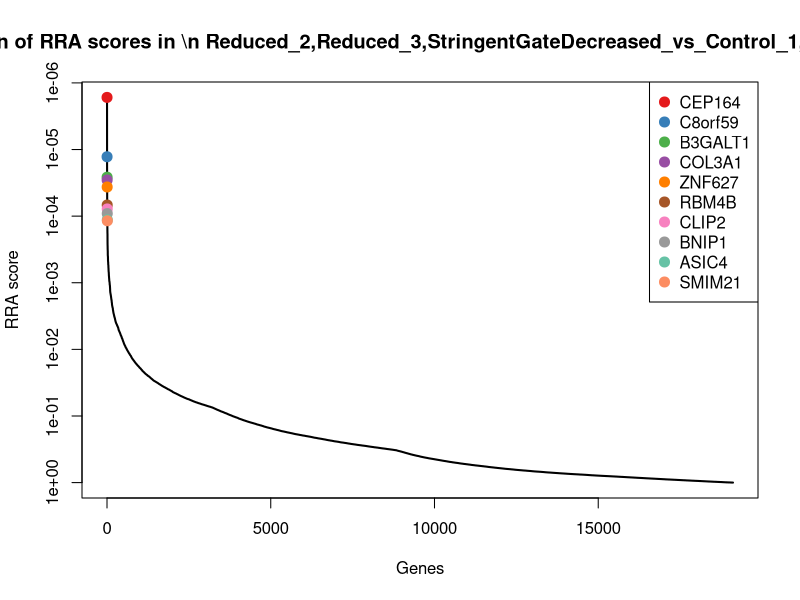
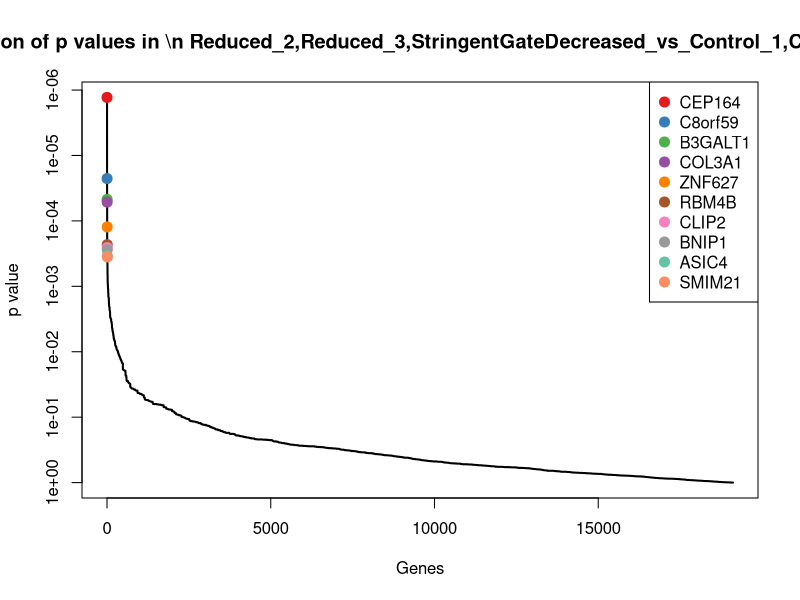
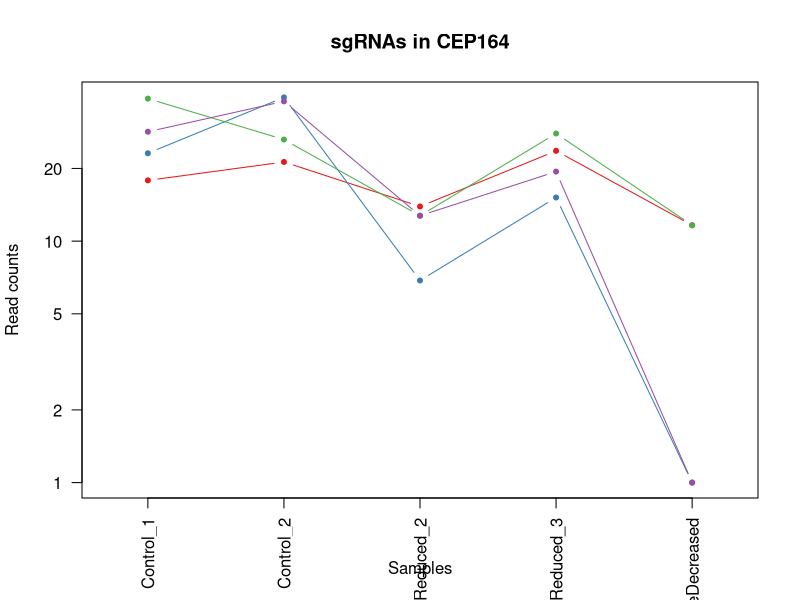
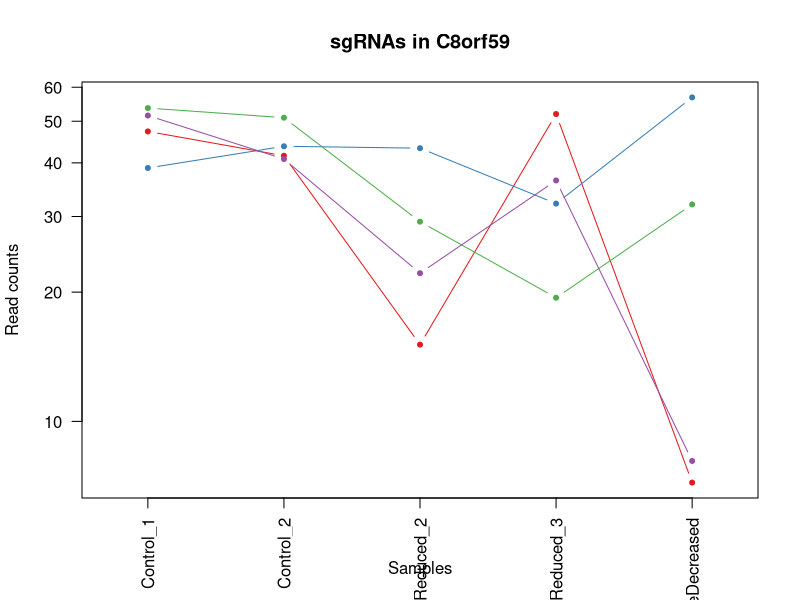
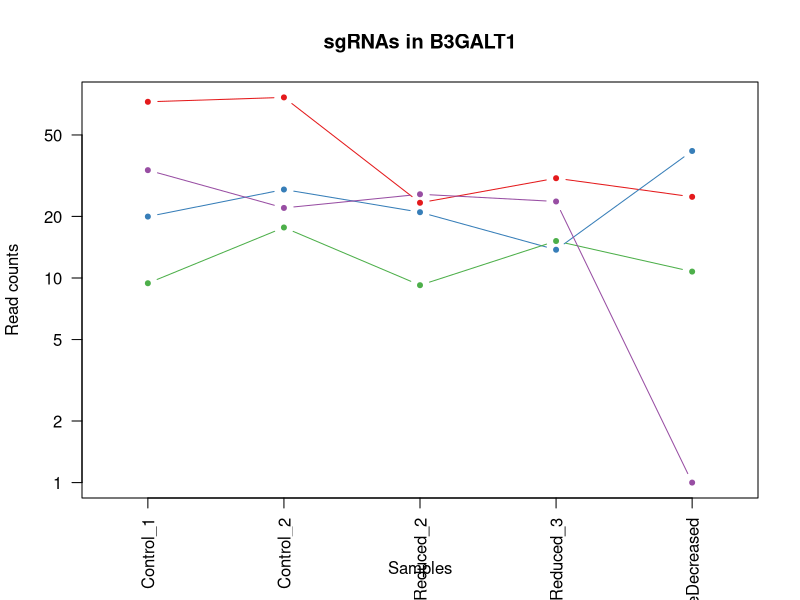
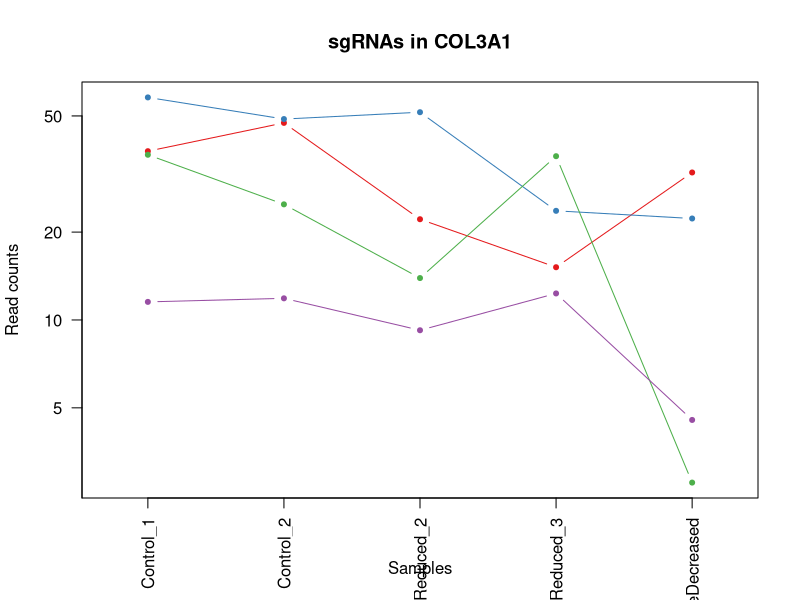
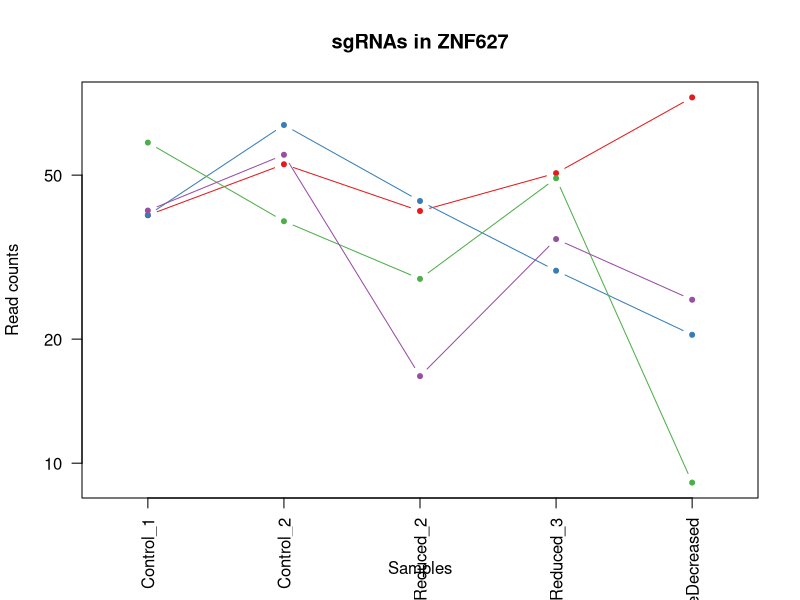
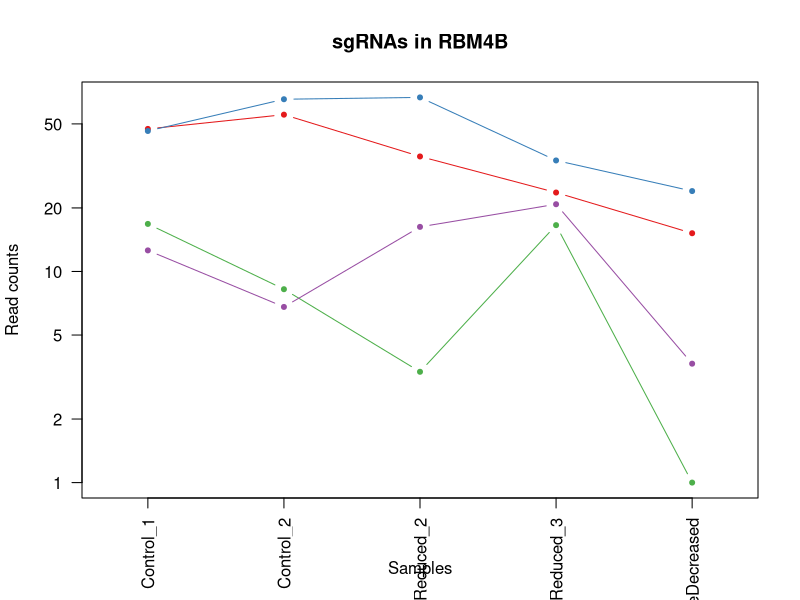

R code for these plots, in order: (Note: this script raises an error after producing the figures.)
pdf(file='mageck_translation_reduced.pdf',width=4.5,height=4.5);
gstable=read.table('mageck_translation_reduced.gene_summary.txt',header=T)
# 
#
# parameters
# Do not modify the variables beginning with "__"

# gstablename='__GENE_SUMMARY_FILE__'
startindex=3
# outputfile='__OUTPUT_FILE__'
targetgenelist=c("CEP164","C8orf59","B3GALT1","COL3A1","ZNF627","RBM4B","CLIP2","BNIP1","ASIC4","SMIM21")
# samplelabel=sub('.\\w+.\\w+$','',colnames(gstable)[startindex]);
samplelabel='Reduced_2,Reduced_3,StringentGateDecreased_vs_Control_1,Control_2 neg.'


# You need to write some codes in front of this code:
# gstable=read.table(gstablename,header=T)
# pdf(file=outputfile,width=6,height=6)


# set up color using RColorBrewer
#library(RColorBrewer)
#colors <- brewer.pal(length(targetgenelist), "Set1")

colors=c( "#E41A1C", "#377EB8", "#4DAF4A", "#984EA3", "#FF7F00",  "#A65628", "#F781BF",
          "#999999", "#66C2A5", "#FC8D62", "#8DA0CB", "#E78AC3", "#A6D854", "#FFD92F", "#E5C494", "#B3B3B3", 
          "#8DD3C7", "#FFFFB3", "#BEBADA", "#FB8072", "#80B1D3", "#FDB462", "#B3DE69", "#FCCDE5",
          "#D9D9D9", "#BC80BD", "#CCEBC5", "#FFED6F")

######
# function definition

plotrankedvalues<-function(val, tglist, ...){
  
  plot(val,log='y',ylim=c(max(val),min(val)),type='l',lwd=2, ...)
  if(length(tglist)>0){
    for(i in 1:length(tglist)){
      targetgene=tglist[i];
      tx=which(names(val)==targetgene);ty=val[targetgene];
      points(tx,ty,col=colors[(i %% length(colors)) ],cex=2,pch=20)
      # text(tx+50,ty,targetgene,col=colors[i])
    }
    legend('topright',tglist,pch=20,pt.cex = 2,cex=1,col=colors)
  }
}



plotrandvalues<-function(val,targetgenelist, ...){
  # choose the one with the best distance distribution
  
  mindiffvalue=0;
  randval=val;
  for(i in 1:20){
    randval0=sample(val)
    vindex=sort(which(names(randval0) %in% targetgenelist))
    if(max(vindex)>0.9*length(val)){
      # print('pass...')
      next;
    }
    mindiffind=min(diff(vindex));
    if (mindiffind > mindiffvalue){
      mindiffvalue=mindiffind;
      randval=randval0;
      # print(paste('Diff: ',mindiffvalue))
    }
  }
  plot(randval,log='y',ylim=c(max(randval),min(randval)),pch=20,col='grey', ...)
  
  if(length(targetgenelist)>0){
    for(i in 1:length(targetgenelist)){
      targetgene=targetgenelist[i];
      tx=which(names(randval)==targetgene);ty=randval[targetgene];
      points(tx,ty,col=colors[(i %% length(colors)) ],cex=2,pch=20)
      text(tx+50,ty,targetgene,col=colors[i])
    }
  }
  
}




# set.seed(1235)



pvec=gstable[,startindex]
names(pvec)=gstable[,'id']
pvec=sort(pvec);

plotrankedvalues(pvec,targetgenelist,xlab='Genes',ylab='RRA score',main=paste('Distribution of RRA scores in \\n',samplelabel))

# plotrandvalues(pvec,targetgenelist,xlab='Genes',ylab='RRA score',main=paste('Distribution of RRA scores in \\n',samplelabel))


pvec=gstable[,startindex+1]
names(pvec)=gstable[,'id']
pvec=sort(pvec);

plotrankedvalues(pvec,targetgenelist,xlab='Genes',ylab='p value',main=paste('Distribution of p values in \\n',samplelabel))

# plotrandvalues(pvec,targetgenelist,xlab='Genes',ylab='p value',main=paste('Distribution of p values in \\n',samplelabel))



# you need to write after this code:
# dev.off()






# parameters
# Do not modify the variables beginning with "__"
targetmat=list(c(16.851844130518856,20.273874694638316,12.91707311268858,22.654098608988242,10.632117672752393),c(22.118045421306,38.375548529136815,5.8713968694039,14.158811630617652,0.0),c(37.916649293667426,25.342343368297897,11.7427937388078,26.90174209817354,10.632117672752393),c(27.38424671209314,36.927414622376936,11.7427937388078,18.406455119802946,0.0))
targetgene="CEP164"
collabel=c("Control_1","Control_2","Reduced_2","Reduced_3","StringentGateDecreased")

# set up color using RColorBrewer
#library(RColorBrewer)
#colors <- brewer.pal(length(targetgenelist), "Set1")

colors=c( "#E41A1C", "#377EB8", "#4DAF4A", "#984EA3", "#FF7F00",  "#A65628", "#F781BF",
          "#999999", "#66C2A5", "#FC8D62", "#8DA0CB", "#E78AC3", "#A6D854", "#FFD92F", "#E5C494", "#B3B3B3", 
          "#8DD3C7", "#FFFFB3", "#BEBADA", "#FB8072", "#80B1D3", "#FDB462", "#B3DE69", "#FCCDE5",
          "#D9D9D9", "#BC80BD", "#CCEBC5", "#FFED6F")


## code

targetmatvec=unlist(targetmat)+1
yrange=range(targetmatvec[targetmatvec>0]);
# yrange[1]=1; # set the minimum value to 1
for(i in 1:length(targetmat)){
  vali=targetmat[[i]]+1;
  if(i==1){
    plot(1:length(vali),vali,type='b',las=1,pch=20,main=paste('sgRNAs in',targetgene),ylab='Read counts',xlab='Samples',xlim=c(0.7,length(vali)+0.3),ylim = yrange,col=colors[(i %% length(colors))],xaxt='n',log='y')
    axis(1,at=1:length(vali),labels=(collabel),las=2)
    # lines(0:100,rep(1,101),col='black');
  }else{
    lines(1:length(vali),vali,type='b',pch=20,col=colors[(i %% length(colors))])
  }
}




# parameters
# Do not modify the variables beginning with "__"
targetmat=list(c(46.342571358926854,40.54774938927663,14.09135248656936,50.97172187022355,6.2020686424388956),c(37.916649293667426,42.71995024941645,42.274057459708075,31.149385587358832,55.81861778195006),c(52.66201290787143,49.960619783215854,28.18270497313872,18.406455119802946,31.010343212194478),c(50.55553239155657,39.82368243589669,21.137028729854038,35.39702907654413,7.088078448501595))
targetgene="C8orf59"
collabel=c("Control_1","Control_2","Reduced_2","Reduced_3","StringentGateDecreased")

# set up color using RColorBrewer
#library(RColorBrewer)
#colors <- brewer.pal(length(targetgenelist), "Set1")

colors=c( "#E41A1C", "#377EB8", "#4DAF4A", "#984EA3", "#FF7F00",  "#A65628", "#F781BF",
          "#999999", "#66C2A5", "#FC8D62", "#8DA0CB", "#E78AC3", "#A6D854", "#FFD92F", "#E5C494", "#B3B3B3", 
          "#8DD3C7", "#FFFFB3", "#BEBADA", "#FB8072", "#80B1D3", "#FDB462", "#B3DE69", "#FCCDE5",
          "#D9D9D9", "#BC80BD", "#CCEBC5", "#FFED6F")


## code

targetmatvec=unlist(targetmat)+1
yrange=range(targetmatvec[targetmatvec>0]);
# yrange[1]=1; # set the minimum value to 1
for(i in 1:length(targetmat)){
  vali=targetmat[[i]]+1;
  if(i==1){
    plot(1:length(vali),vali,type='b',las=1,pch=20,main=paste('sgRNAs in',targetgene),ylab='Read counts',xlab='Samples',xlim=c(0.7,length(vali)+0.3),ylim = yrange,col=colors[(i %% length(colors))],xaxt='n',log='y')
    axis(1,at=1:length(vali),labels=(collabel),las=2)
    # lines(0:100,rep(1,101),col='black');
  }else{
    lines(1:length(vali),vali,type='b',pch=20,col=colors[(i %% length(colors))])
  }
}




# parameters
# Do not modify the variables beginning with "__"
targetmat=list(c(71.62033755470515,75.30296315151375,22.31130810373482,29.733504424297067,23.922264763692883),c(18.958324646833713,26.066410321677836,19.96274935597326,12.742930467555887,40.756451078884176),c(8.425922065259428,16.653539927738617,8.21995561716546,14.158811630617652,9.746107866689693),c(32.65044800288028,20.997941648018255,24.65986685149638,22.654098608988242,0.0))
targetgene="B3GALT1"
collabel=c("Control_1","Control_2","Reduced_2","Reduced_3","StringentGateDecreased")

# set up color using RColorBrewer
#library(RColorBrewer)
#colors <- brewer.pal(length(targetgenelist), "Set1")

colors=c( "#E41A1C", "#377EB8", "#4DAF4A", "#984EA3", "#FF7F00",  "#A65628", "#F781BF",
          "#999999", "#66C2A5", "#FC8D62", "#8DA0CB", "#E78AC3", "#A6D854", "#FFD92F", "#E5C494", "#B3B3B3", 
          "#8DD3C7", "#FFFFB3", "#BEBADA", "#FB8072", "#80B1D3", "#FDB462", "#B3DE69", "#FCCDE5",
          "#D9D9D9", "#BC80BD", "#CCEBC5", "#FFED6F")


## code

targetmatvec=unlist(targetmat)+1
yrange=range(targetmatvec[targetmatvec>0]);
# yrange[1]=1; # set the minimum value to 1
for(i in 1:length(targetmat)){
  vali=targetmat[[i]]+1;
  if(i==1){
    plot(1:length(vali),vali,type='b',las=1,pch=20,main=paste('sgRNAs in',targetgene),ylab='Read counts',xlab='Samples',xlim=c(0.7,length(vali)+0.3),ylim = yrange,col=colors[(i %% length(colors))],xaxt='n',log='y')
    axis(1,at=1:length(vali),labels=(collabel),las=2)
    # lines(0:100,rep(1,101),col='black');
  }else{
    lines(1:length(vali),vali,type='b',pch=20,col=colors[(i %% length(colors))])
  }
}




# parameters
# Do not modify the variables beginning with "__"
targetmat=list(c(36.863409035509996,46.34028501631615,21.137028729854038,14.158811630617652,31.010343212194478),c(56.874973940501135,47.78841892307603,50.494013076873536,22.654098608988242,21.264235345504787),c(35.81016877735257,23.894209461538015,12.91707311268858,35.39702907654413,1.7720196121253988),c(10.532402581574285,10.861004300699099,8.21995561716546,11.327049304494121,3.5440392242507976))
targetgene="COL3A1"
collabel=c("Control_1","Control_2","Reduced_2","Reduced_3","StringentGateDecreased")

# set up color using RColorBrewer
#library(RColorBrewer)
#colors <- brewer.pal(length(targetgenelist), "Set1")

colors=c( "#E41A1C", "#377EB8", "#4DAF4A", "#984EA3", "#FF7F00",  "#A65628", "#F781BF",
          "#999999", "#66C2A5", "#FC8D62", "#8DA0CB", "#E78AC3", "#A6D854", "#FFD92F", "#E5C494", "#B3B3B3", 
          "#8DD3C7", "#FFFFB3", "#BEBADA", "#FB8072", "#80B1D3", "#FDB462", "#B3DE69", "#FCCDE5",
          "#D9D9D9", "#BC80BD", "#CCEBC5", "#FFED6F")


## code

targetmatvec=unlist(targetmat)+1
yrange=range(targetmatvec[targetmatvec>0]);
# yrange[1]=1; # set the minimum value to 1
for(i in 1:length(targetmat)){
  vali=targetmat[[i]]+1;
  if(i==1){
    plot(1:length(vali),vali,type='b',las=1,pch=20,main=paste('sgRNAs in',targetgene),ylab='Read counts',xlab='Samples',xlim=c(0.7,length(vali)+0.3),ylim = yrange,col=colors[(i %% length(colors))],xaxt='n',log='y')
    axis(1,at=1:length(vali),labels=(collabel),las=2)
    # lines(0:100,rep(1,101),col='black');
  }else{
    lines(1:length(vali),vali,type='b',pch=20,col=colors[(i %% length(colors))])
  }
}




# parameters
# Do not modify the variables beginning with "__"
targetmat=list(c(38.969889551824856,52.13282064335567,39.92549871194652,49.55584070716178,76.19684332139215),c(38.969889551824856,65.16602580419459,42.274057459708075,28.317623261235305,19.492215733379386),c(58.981454456815996,37.651481575756875,27.00842559925794,48.139959544100016,7.974088254564295),c(40.02312980998228,55.02908845687543,15.265631860450139,33.98114791348236,23.922264763692883))
targetgene="ZNF627"
collabel=c("Control_1","Control_2","Reduced_2","Reduced_3","StringentGateDecreased")

# set up color using RColorBrewer
#library(RColorBrewer)
#colors <- brewer.pal(length(targetgenelist), "Set1")

colors=c( "#E41A1C", "#377EB8", "#4DAF4A", "#984EA3", "#FF7F00",  "#A65628", "#F781BF",
          "#999999", "#66C2A5", "#FC8D62", "#8DA0CB", "#E78AC3", "#A6D854", "#FFD92F", "#E5C494", "#B3B3B3", 
          "#8DD3C7", "#FFFFB3", "#BEBADA", "#FB8072", "#80B1D3", "#FDB462", "#B3DE69", "#FCCDE5",
          "#D9D9D9", "#BC80BD", "#CCEBC5", "#FFED6F")


## code

targetmatvec=unlist(targetmat)+1
yrange=range(targetmatvec[targetmatvec>0]);
# yrange[1]=1; # set the minimum value to 1
for(i in 1:length(targetmat)){
  vali=targetmat[[i]]+1;
  if(i==1){
    plot(1:length(vali),vali,type='b',las=1,pch=20,main=paste('sgRNAs in',targetgene),ylab='Read counts',xlab='Samples',xlim=c(0.7,length(vali)+0.3),ylim = yrange,col=colors[(i %% length(colors))],xaxt='n',log='y')
    axis(1,at=1:length(vali),labels=(collabel),las=2)
    # lines(0:100,rep(1,101),col='black');
  }else{
    lines(1:length(vali),vali,type='b',pch=20,col=colors[(i %% length(colors))])
  }
}




# parameters
# Do not modify the variables beginning with "__"
targetmat=list(c(46.342571358926854,54.30502150349549,34.05410184254262,22.654098608988242,14.17615689700319),c(45.289331100769424,64.44195885081464,65.75964493732369,32.5652667504206,23.036254957630184),c(15.798603872361427,7.240669533799399,2.34855874776156,15.574692793679416,0.0),c(11.585642839731713,5.792535627039519,15.265631860450139,19.82233628286471,2.6580294181880983))
targetgene="RBM4B"
collabel=c("Control_1","Control_2","Reduced_2","Reduced_3","StringentGateDecreased")

# set up color using RColorBrewer
#library(RColorBrewer)
#colors <- brewer.pal(length(targetgenelist), "Set1")

colors=c( "#E41A1C", "#377EB8", "#4DAF4A", "#984EA3", "#FF7F00",  "#A65628", "#F781BF",
          "#999999", "#66C2A5", "#FC8D62", "#8DA0CB", "#E78AC3", "#A6D854", "#FFD92F", "#E5C494", "#B3B3B3", 
          "#8DD3C7", "#FFFFB3", "#BEBADA", "#FB8072", "#80B1D3", "#FDB462", "#B3DE69", "#FCCDE5",
          "#D9D9D9", "#BC80BD", "#CCEBC5", "#FFED6F")


## code

targetmatvec=unlist(targetmat)+1
yrange=range(targetmatvec[targetmatvec>0]);
# yrange[1]=1; # set the minimum value to 1
for(i in 1:length(targetmat)){
  vali=targetmat[[i]]+1;
  if(i==1){
    plot(1:length(vali),vali,type='b',las=1,pch=20,main=paste('sgRNAs in',targetgene),ylab='Read counts',xlab='Samples',xlim=c(0.7,length(vali)+0.3),ylim = yrange,col=colors[(i %% length(colors))],xaxt='n',log='y')
    axis(1,at=1:length(vali),labels=(collabel),las=2)
    # lines(0:100,rep(1,101),col='black');
  }else{
    lines(1:length(vali),vali,type='b',pch=20,col=colors[(i %% length(colors))])
  }
}




# parameters
# Do not modify the variables beginning with "__"
targetmat=list(c(50.55553239155657,44.89215110955627,9.39423499104624,35.39702907654413,9.746107866689693),c(43.18285058445457,31.858945948717356,21.137028729854038,41.06055372879119,32.782362824319875),c(20.01156490499114,8.688803440559278,15.265631860450139,11.327049304494121,12.404137284877791),c(25.277766195778284,20.273874694638316,18.78846998209248,31.149385587358832,0.0))
targetgene="CLIP2"
collabel=c("Control_1","Control_2","Reduced_2","Reduced_3","StringentGateDecreased")

# set up color using RColorBrewer
#library(RColorBrewer)
#colors <- brewer.pal(length(targetgenelist), "Set1")

colors=c( "#E41A1C", "#377EB8", "#4DAF4A", "#984EA3", "#FF7F00",  "#A65628", "#F781BF",
          "#999999", "#66C2A5", "#FC8D62", "#8DA0CB", "#E78AC3", "#A6D854", "#FFD92F", "#E5C494", "#B3B3B3", 
          "#8DD3C7", "#FFFFB3", "#BEBADA", "#FB8072", "#80B1D3", "#FDB462", "#B3DE69", "#FCCDE5",
          "#D9D9D9", "#BC80BD", "#CCEBC5", "#FFED6F")


## code

targetmatvec=unlist(targetmat)+1
yrange=range(targetmatvec[targetmatvec>0]);
# yrange[1]=1; # set the minimum value to 1
for(i in 1:length(targetmat)){
  vali=targetmat[[i]]+1;
  if(i==1){
    plot(1:length(vali),vali,type='b',las=1,pch=20,main=paste('sgRNAs in',targetgene),ylab='Read counts',xlab='Samples',xlim=c(0.7,length(vali)+0.3),ylim = yrange,col=colors[(i %% length(colors))],xaxt='n',log='y')
    axis(1,at=1:length(vali),labels=(collabel),las=2)
    # lines(0:100,rep(1,101),col='black');
  }else{
    lines(1:length(vali),vali,type='b',pch=20,col=colors[(i %% length(colors))])
  }
}




# parameters
# Do not modify the variables beginning with "__"
targetmat=list(c(10.532402581574285,20.997941648018255,7.04567624328468,1.4158811630617651,0.0),c(34.75692851919514,47.78841892307603,30.531263720900277,21.238217445926477,10.632117672752393),c(20.01156490499114,23.170142508158076,8.21995561716546,28.317623261235305,4.430049030313497),c(14.745363614203999,8.688803440559278,11.7427937388078,8.49528697837059,8.860098060626994))
targetgene="BNIP1"
collabel=c("Control_1","Control_2","Reduced_2","Reduced_3","StringentGateDecreased")

# set up color using RColorBrewer
#library(RColorBrewer)
#colors <- brewer.pal(length(targetgenelist), "Set1")

colors=c( "#E41A1C", "#377EB8", "#4DAF4A", "#984EA3", "#FF7F00",  "#A65628", "#F781BF",
          "#999999", "#66C2A5", "#FC8D62", "#8DA0CB", "#E78AC3", "#A6D854", "#FFD92F", "#E5C494", "#B3B3B3", 
          "#8DD3C7", "#FFFFB3", "#BEBADA", "#FB8072", "#80B1D3", "#FDB462", "#B3DE69", "#FCCDE5",
          "#D9D9D9", "#BC80BD", "#CCEBC5", "#FFED6F")


## code

targetmatvec=unlist(targetmat)+1
yrange=range(targetmatvec[targetmatvec>0]);
# yrange[1]=1; # set the minimum value to 1
for(i in 1:length(targetmat)){
  vali=targetmat[[i]]+1;
  if(i==1){
    plot(1:length(vali),vali,type='b',las=1,pch=20,main=paste('sgRNAs in',targetgene),ylab='Read counts',xlab='Samples',xlim=c(0.7,length(vali)+0.3),ylim = yrange,col=colors[(i %% length(colors))],xaxt='n',log='y')
    axis(1,at=1:length(vali),labels=(collabel),las=2)
    # lines(0:100,rep(1,101),col='black');
  }else{
    lines(1:length(vali),vali,type='b',pch=20,col=colors[(i %% length(colors))])
  }
}




# parameters
# Do not modify the variables beginning with "__"
targetmat=list(c(36.863409035509996,44.89215110955627,39.92549871194652,48.139959544100016,79.74088254564295),c(50.55553239155657,42.71995024941645,19.96274935597326,25.485860935111774,19.492215733379386),c(22.118045421306,21.722008601398198,29.356984347019498,18.406455119802946,11.518127478815092),c(33.70368826103771,29.686745088577535,10.568514364927019,9.911168141432356,37.21241185463337))
targetgene="ASIC4"
collabel=c("Control_1","Control_2","Reduced_2","Reduced_3","StringentGateDecreased")

# set up color using RColorBrewer
#library(RColorBrewer)
#colors <- brewer.pal(length(targetgenelist), "Set1")

colors=c( "#E41A1C", "#377EB8", "#4DAF4A", "#984EA3", "#FF7F00",  "#A65628", "#F781BF",
          "#999999", "#66C2A5", "#FC8D62", "#8DA0CB", "#E78AC3", "#A6D854", "#FFD92F", "#E5C494", "#B3B3B3", 
          "#8DD3C7", "#FFFFB3", "#BEBADA", "#FB8072", "#80B1D3", "#FDB462", "#B3DE69", "#FCCDE5",
          "#D9D9D9", "#BC80BD", "#CCEBC5", "#FFED6F")


## code

targetmatvec=unlist(targetmat)+1
yrange=range(targetmatvec[targetmatvec>0]);
# yrange[1]=1; # set the minimum value to 1
for(i in 1:length(targetmat)){
  vali=targetmat[[i]]+1;
  if(i==1){
    plot(1:length(vali),vali,type='b',las=1,pch=20,main=paste('sgRNAs in',targetgene),ylab='Read counts',xlab='Samples',xlim=c(0.7,length(vali)+0.3),ylim = yrange,col=colors[(i %% length(colors))],xaxt='n',log='y')
    axis(1,at=1:length(vali),labels=(collabel),las=2)
    # lines(0:100,rep(1,101),col='black');
  }else{
    lines(1:length(vali),vali,type='b',pch=20,col=colors[(i %% length(colors))])
  }
}




# parameters
# Do not modify the variables beginning with "__"
targetmat=list(c(18.958324646833713,39.82368243589669,19.96274935597326,21.238217445926477,85.94295118808185),c(18.958324646833713,14.481339067598798,17.6141906082117,2.8317623261235303,5.316058836376197),c(15.798603872361427,18.825740787878438,8.21995561716546,5.663524652247061,1.7720196121253988),c(12.638883097889142,8.688803440559278,7.04567624328468,1.4158811630617651,0.0))
targetgene="SMIM21"
collabel=c("Control_1","Control_2","Reduced_2","Reduced_3","StringentGateDecreased")

# set up color using RColorBrewer
#library(RColorBrewer)
#colors <- brewer.pal(length(targetgenelist), "Set1")

colors=c( "#E41A1C", "#377EB8", "#4DAF4A", "#984EA3", "#FF7F00",  "#A65628", "#F781BF",
          "#999999", "#66C2A5", "#FC8D62", "#8DA0CB", "#E78AC3", "#A6D854", "#FFD92F", "#E5C494", "#B3B3B3", 
          "#8DD3C7", "#FFFFB3", "#BEBADA", "#FB8072", "#80B1D3", "#FDB462", "#B3DE69", "#FCCDE5",
          "#D9D9D9", "#BC80BD", "#CCEBC5", "#FFED6F")


## code

targetmatvec=unlist(targetmat)+1
yrange=range(targetmatvec[targetmatvec>0]);
# yrange[1]=1; # set the minimum value to 1
for(i in 1:length(targetmat)){
  vali=targetmat[[i]]+1;
  if(i==1){
    plot(1:length(vali),vali,type='b',las=1,pch=20,main=paste('sgRNAs in',targetgene),ylab='Read counts',xlab='Samples',xlim=c(0.7,length(vali)+0.3),ylim = yrange,col=colors[(i %% length(colors))],xaxt='n',log='y')
    axis(1,at=1:length(vali),labels=(collabel),las=2)
    # lines(0:100,rep(1,101),col='black');
  }else{
    lines(1:length(vali),vali,type='b',pch=20,col=colors[(i %% length(colors))])
  }
}



# 
#
# parameters
# Do not modify the variables beginning with "__"

# gstablename='__GENE_SUMMARY_FILE__'
startindex=9
# outputfile='__OUTPUT_FILE__'
targetgenelist=c("VSIG10L","CAMTA2","C17orf74","MALT1","LYG2","ZNF507","SHBG","METRNL","TRUB2","NDUFB9")
# samplelabel=sub('.\\w+.\\w+$','',colnames(gstable)[startindex]);
samplelabel='Reduced_2,Reduced_3,StringentGateDecreased_vs_Control_1,Control_2 pos.'


# You need to write some codes in front of this code:
# gstable=read.table(gstablename,header=T)
# pdf(file=outputfile,width=6,height=6)


# set up color using RColorBrewer
#library(RColorBrewer)
#colors <- brewer.pal(length(targetgenelist), "Set1")

colors=c( "#E41A1C", "#377EB8", "#4DAF4A", "#984EA3", "#FF7F00",  "#A65628", "#F781BF",
          "#999999", "#66C2A5", "#FC8D62", "#8DA0CB", "#E78AC3", "#A6D854", "#FFD92F", "#E5C494", "#B3B3B3", 
          "#8DD3C7", "#FFFFB3", "#BEBADA", "#FB8072", "#80B1D3", "#FDB462", "#B3DE69", "#FCCDE5",
          "#D9D9D9", "#BC80BD", "#CCEBC5", "#FFED6F")

######
# function definition

plotrankedvalues<-function(val, tglist, ...){
  
  plot(val,log='y',ylim=c(max(val),min(val)),type='l',lwd=2, ...)
  if(length(tglist)>0){
    for(i in 1:length(tglist)){
      targetgene=tglist[i];
      tx=which(names(val)==targetgene);ty=val[targetgene];
      points(tx,ty,col=colors[(i %% length(colors)) ],cex=2,pch=20)
      # text(tx+50,ty,targetgene,col=colors[i])
    }
    legend('topright',tglist,pch=20,pt.cex = 2,cex=1,col=colors)
  }
}



plotrandvalues<-function(val,targetgenelist, ...){
  # choose the one with the best distance distribution
  
  mindiffvalue=0;
  randval=val;
  for(i in 1:20){
    randval0=sample(val)
    vindex=sort(which(names(randval0) %in% targetgenelist))
    if(max(vindex)>0.9*length(val)){
      # print('pass...')
      next;
    }
    mindiffind=min(diff(vindex));
    if (mindiffind > mindiffvalue){
      mindiffvalue=mindiffind;
      randval=randval0;
      # print(paste('Diff: ',mindiffvalue))
    }
  }
  plot(randval,log='y',ylim=c(max(randval),min(randval)),pch=20,col='grey', ...)
  
  if(length(targetgenelist)>0){
    for(i in 1:length(targetgenelist)){
      targetgene=targetgenelist[i];
      tx=which(names(randval)==targetgene);ty=randval[targetgene];
      points(tx,ty,col=colors[(i %% length(colors)) ],cex=2,pch=20)
      text(tx+50,ty,targetgene,col=colors[i])
    }
  }
  
}




# set.seed(1235)



pvec=gstable[,startindex]
names(pvec)=gstable[,'id']
pvec=sort(pvec);

plotrankedvalues(pvec,targetgenelist,xlab='Genes',ylab='RRA score',main=paste('Distribution of RRA scores in \\n',samplelabel))

# plotrandvalues(pvec,targetgenelist,xlab='Genes',ylab='RRA score',main=paste('Distribution of RRA scores in \\n',samplelabel))


pvec=gstable[,startindex+1]
names(pvec)=gstable[,'id']
pvec=sort(pvec);

plotrankedvalues(pvec,targetgenelist,xlab='Genes',ylab='p value',main=paste('Distribution of p values in \\n',samplelabel))

# plotrandvalues(pvec,targetgenelist,xlab='Genes',ylab='p value',main=paste('Distribution of p values in \\n',samplelabel))



# you need to write after this code:
# dev.off()






# parameters
# Do not modify the variables beginning with "__"
targetmat=list(c(11.585642839731713,8.688803440559278,19.96274935597326,7.079405815308826,40.756451078884176),c(29.490727228407998,33.307079855477234,54.01685119851588,31.149385587358832,68.22275506682786),c(3.1597207744722855,5.068468673659579,16.43991123433092,1.4158811630617651,12.404137284877791),c(32.65044800288028,18.101673834498495,32.87982246866184,48.139959544100016,45.18650010919767))
targetgene="VSIG10L"
collabel=c("Control_1","Control_2","Reduced_2","Reduced_3","StringentGateDecreased")

# set up color using RColorBrewer
#library(RColorBrewer)
#colors <- brewer.pal(length(targetgenelist), "Set1")

colors=c( "#E41A1C", "#377EB8", "#4DAF4A", "#984EA3", "#FF7F00",  "#A65628", "#F781BF",
          "#999999", "#66C2A5", "#FC8D62", "#8DA0CB", "#E78AC3", "#A6D854", "#FFD92F", "#E5C494", "#B3B3B3", 
          "#8DD3C7", "#FFFFB3", "#BEBADA", "#FB8072", "#80B1D3", "#FDB462", "#B3DE69", "#FCCDE5",
          "#D9D9D9", "#BC80BD", "#CCEBC5", "#FFED6F")


## code

targetmatvec=unlist(targetmat)+1
yrange=range(targetmatvec[targetmatvec>0]);
# yrange[1]=1; # set the minimum value to 1
for(i in 1:length(targetmat)){
  vali=targetmat[[i]]+1;
  if(i==1){
    plot(1:length(vali),vali,type='b',las=1,pch=20,main=paste('sgRNAs in',targetgene),ylab='Read counts',xlab='Samples',xlim=c(0.7,length(vali)+0.3),ylim = yrange,col=colors[(i %% length(colors))],xaxt='n',log='y')
    axis(1,at=1:length(vali),labels=(collabel),las=2)
    # lines(0:100,rep(1,101),col='black');
  }else{
    lines(1:length(vali),vali,type='b',pch=20,col=colors[(i %% length(colors))])
  }
}




# parameters
# Do not modify the variables beginning with "__"
targetmat=list(c(6.319441548944571,8.688803440559278,17.6141906082117,11.327049304494121,9.746107866689693),c(17.905084388676286,13.757272114218857,22.31130810373482,7.079405815308826,21.264235345504787),c(0.0,0.7240669533799399,12.91707311268858,1.4158811630617651,14.17615689700319),c(15.798603872361427,14.481339067598798,31.70554309478106,26.90174209817354,12.404137284877791))
targetgene="CAMTA2"
collabel=c("Control_1","Control_2","Reduced_2","Reduced_3","StringentGateDecreased")

# set up color using RColorBrewer
#library(RColorBrewer)
#colors <- brewer.pal(length(targetgenelist), "Set1")

colors=c( "#E41A1C", "#377EB8", "#4DAF4A", "#984EA3", "#FF7F00",  "#A65628", "#F781BF",
          "#999999", "#66C2A5", "#FC8D62", "#8DA0CB", "#E78AC3", "#A6D854", "#FFD92F", "#E5C494", "#B3B3B3", 
          "#8DD3C7", "#FFFFB3", "#BEBADA", "#FB8072", "#80B1D3", "#FDB462", "#B3DE69", "#FCCDE5",
          "#D9D9D9", "#BC80BD", "#CCEBC5", "#FFED6F")


## code

targetmatvec=unlist(targetmat)+1
yrange=range(targetmatvec[targetmatvec>0]);
# yrange[1]=1; # set the minimum value to 1
for(i in 1:length(targetmat)){
  vali=targetmat[[i]]+1;
  if(i==1){
    plot(1:length(vali),vali,type='b',las=1,pch=20,main=paste('sgRNAs in',targetgene),ylab='Read counts',xlab='Samples',xlim=c(0.7,length(vali)+0.3),ylim = yrange,col=colors[(i %% length(colors))],xaxt='n',log='y')
    axis(1,at=1:length(vali),labels=(collabel),las=2)
    # lines(0:100,rep(1,101),col='black');
  }else{
    lines(1:length(vali),vali,type='b',pch=20,col=colors[(i %% length(colors))])
  }
}




# parameters
# Do not modify the variables beginning with "__"
targetmat=list(c(20.01156490499114,14.481339067598798,17.6141906082117,11.327049304494121,0.0),c(28.437486970250568,23.894209461538015,43.44833683358886,55.21936535940884,52.274578557699265),c(7.3726818071019995,11.585071254079038,23.4855874776156,9.911168141432356,25.694284375818285),c(6.319441548944571,5.792535627039519,16.43991123433092,18.406455119802946,7.088078448501595))
targetgene="C17orf74"
collabel=c("Control_1","Control_2","Reduced_2","Reduced_3","StringentGateDecreased")

# set up color using RColorBrewer
#library(RColorBrewer)
#colors <- brewer.pal(length(targetgenelist), "Set1")

colors=c( "#E41A1C", "#377EB8", "#4DAF4A", "#984EA3", "#FF7F00",  "#A65628", "#F781BF",
          "#999999", "#66C2A5", "#FC8D62", "#8DA0CB", "#E78AC3", "#A6D854", "#FFD92F", "#E5C494", "#B3B3B3", 
          "#8DD3C7", "#FFFFB3", "#BEBADA", "#FB8072", "#80B1D3", "#FDB462", "#B3DE69", "#FCCDE5",
          "#D9D9D9", "#BC80BD", "#CCEBC5", "#FFED6F")


## code

targetmatvec=unlist(targetmat)+1
yrange=range(targetmatvec[targetmatvec>0]);
# yrange[1]=1; # set the minimum value to 1
for(i in 1:length(targetmat)){
  vali=targetmat[[i]]+1;
  if(i==1){
    plot(1:length(vali),vali,type='b',las=1,pch=20,main=paste('sgRNAs in',targetgene),ylab='Read counts',xlab='Samples',xlim=c(0.7,length(vali)+0.3),ylim = yrange,col=colors[(i %% length(colors))],xaxt='n',log='y')
    axis(1,at=1:length(vali),labels=(collabel),las=2)
    # lines(0:100,rep(1,101),col='black');
  }else{
    lines(1:length(vali),vali,type='b',pch=20,col=colors[(i %% length(colors))])
  }
}




# parameters
# Do not modify the variables beginning with "__"
targetmat=list(c(15.798603872361427,13.033205160838918,12.91707311268858,22.654098608988242,32.782362824319875),c(5.2662012907871425,2.8962678135197595,35.2283812164234,8.49528697837059,31.89635301825718),c(4.212961032629714,7.240669533799399,19.96274935597326,5.663524652247061,0.0),c(20.01156490499114,19.549807741258377,16.43991123433092,18.406455119802946,27.466303987943682))
targetgene="MALT1"
collabel=c("Control_1","Control_2","Reduced_2","Reduced_3","StringentGateDecreased")

# set up color using RColorBrewer
#library(RColorBrewer)
#colors <- brewer.pal(length(targetgenelist), "Set1")

colors=c( "#E41A1C", "#377EB8", "#4DAF4A", "#984EA3", "#FF7F00",  "#A65628", "#F781BF",
          "#999999", "#66C2A5", "#FC8D62", "#8DA0CB", "#E78AC3", "#A6D854", "#FFD92F", "#E5C494", "#B3B3B3", 
          "#8DD3C7", "#FFFFB3", "#BEBADA", "#FB8072", "#80B1D3", "#FDB462", "#B3DE69", "#FCCDE5",
          "#D9D9D9", "#BC80BD", "#CCEBC5", "#FFED6F")


## code

targetmatvec=unlist(targetmat)+1
yrange=range(targetmatvec[targetmatvec>0]);
# yrange[1]=1; # set the minimum value to 1
for(i in 1:length(targetmat)){
  vali=targetmat[[i]]+1;
  if(i==1){
    plot(1:length(vali),vali,type='b',las=1,pch=20,main=paste('sgRNAs in',targetgene),ylab='Read counts',xlab='Samples',xlim=c(0.7,length(vali)+0.3),ylim = yrange,col=colors[(i %% length(colors))],xaxt='n',log='y')
    axis(1,at=1:length(vali),labels=(collabel),las=2)
    # lines(0:100,rep(1,101),col='black');
  }else{
    lines(1:length(vali),vali,type='b',pch=20,col=colors[(i %% length(colors))])
  }
}




# parameters
# Do not modify the variables beginning with "__"
targetmat=list(c(47.395811617084284,52.13282064335567,115.07937864031643,50.97172187022355,94.80304924870883),c(46.342571358926854,47.06435196969609,42.274057459708075,60.8828900116559,67.33674526076516),c(36.863409035509996,37.651481575756875,85.72239429329694,69.37817699002649,154.1657062549097),c(34.75692851919514,38.375548529136815,25.83414622537716,28.317623261235305,38.098421660696076))
targetgene="LYG2"
collabel=c("Control_1","Control_2","Reduced_2","Reduced_3","StringentGateDecreased")

# set up color using RColorBrewer
#library(RColorBrewer)
#colors <- brewer.pal(length(targetgenelist), "Set1")

colors=c( "#E41A1C", "#377EB8", "#4DAF4A", "#984EA3", "#FF7F00",  "#A65628", "#F781BF",
          "#999999", "#66C2A5", "#FC8D62", "#8DA0CB", "#E78AC3", "#A6D854", "#FFD92F", "#E5C494", "#B3B3B3", 
          "#8DD3C7", "#FFFFB3", "#BEBADA", "#FB8072", "#80B1D3", "#FDB462", "#B3DE69", "#FCCDE5",
          "#D9D9D9", "#BC80BD", "#CCEBC5", "#FFED6F")


## code

targetmatvec=unlist(targetmat)+1
yrange=range(targetmatvec[targetmatvec>0]);
# yrange[1]=1; # set the minimum value to 1
for(i in 1:length(targetmat)){
  vali=targetmat[[i]]+1;
  if(i==1){
    plot(1:length(vali),vali,type='b',las=1,pch=20,main=paste('sgRNAs in',targetgene),ylab='Read counts',xlab='Samples',xlim=c(0.7,length(vali)+0.3),ylim = yrange,col=colors[(i %% length(colors))],xaxt='n',log='y')
    axis(1,at=1:length(vali),labels=(collabel),las=2)
    # lines(0:100,rep(1,101),col='black');
  }else{
    lines(1:length(vali),vali,type='b',pch=20,col=colors[(i %% length(colors))])
  }
}




# parameters
# Do not modify the variables beginning with "__"
targetmat=list(c(44.236090842612,47.78841892307603,29.356984347019498,33.98114791348236,46.95851972132307),c(17.905084388676286,5.792535627039519,14.09135248656936,8.49528697837059,2.6580294181880983),c(37.916649293667426,70.9585614312341,52.8425718246351,65.1305335008412,46.95851972132307),c(32.65044800288028,28.962678135197596,99.81374677986629,58.05112768553237,287.0671771643146))
targetgene="ZNF507"
collabel=c("Control_1","Control_2","Reduced_2","Reduced_3","StringentGateDecreased")

# set up color using RColorBrewer
#library(RColorBrewer)
#colors <- brewer.pal(length(targetgenelist), "Set1")

colors=c( "#E41A1C", "#377EB8", "#4DAF4A", "#984EA3", "#FF7F00",  "#A65628", "#F781BF",
          "#999999", "#66C2A5", "#FC8D62", "#8DA0CB", "#E78AC3", "#A6D854", "#FFD92F", "#E5C494", "#B3B3B3", 
          "#8DD3C7", "#FFFFB3", "#BEBADA", "#FB8072", "#80B1D3", "#FDB462", "#B3DE69", "#FCCDE5",
          "#D9D9D9", "#BC80BD", "#CCEBC5", "#FFED6F")


## code

targetmatvec=unlist(targetmat)+1
yrange=range(targetmatvec[targetmatvec>0]);
# yrange[1]=1; # set the minimum value to 1
for(i in 1:length(targetmat)){
  vali=targetmat[[i]]+1;
  if(i==1){
    plot(1:length(vali),vali,type='b',las=1,pch=20,main=paste('sgRNAs in',targetgene),ylab='Read counts',xlab='Samples',xlim=c(0.7,length(vali)+0.3),ylim = yrange,col=colors[(i %% length(colors))],xaxt='n',log='y')
    axis(1,at=1:length(vali),labels=(collabel),las=2)
    # lines(0:100,rep(1,101),col='black');
  }else{
    lines(1:length(vali),vali,type='b',pch=20,col=colors[(i %% length(colors))])
  }
}




# parameters
# Do not modify the variables beginning with "__"
targetmat=list(c(15.798603872361427,6.516602580419459,14.09135248656936,19.82233628286471,29.23832360006908),c(32.65044800288028,44.89215110955627,36.40266059030418,53.80348419634708,59.36265700620086),c(22.118045421306,21.722008601398198,38.75121933806574,42.47643489185295,46.95851972132307),c(3.1597207744722855,4.344401720279639,1.17427937388078,9.911168141432356,11.518127478815092))
targetgene="SHBG"
collabel=c("Control_1","Control_2","Reduced_2","Reduced_3","StringentGateDecreased")

# set up color using RColorBrewer
#library(RColorBrewer)
#colors <- brewer.pal(length(targetgenelist), "Set1")

colors=c( "#E41A1C", "#377EB8", "#4DAF4A", "#984EA3", "#FF7F00",  "#A65628", "#F781BF",
          "#999999", "#66C2A5", "#FC8D62", "#8DA0CB", "#E78AC3", "#A6D854", "#FFD92F", "#E5C494", "#B3B3B3", 
          "#8DD3C7", "#FFFFB3", "#BEBADA", "#FB8072", "#80B1D3", "#FDB462", "#B3DE69", "#FCCDE5",
          "#D9D9D9", "#BC80BD", "#CCEBC5", "#FFED6F")


## code

targetmatvec=unlist(targetmat)+1
yrange=range(targetmatvec[targetmatvec>0]);
# yrange[1]=1; # set the minimum value to 1
for(i in 1:length(targetmat)){
  vali=targetmat[[i]]+1;
  if(i==1){
    plot(1:length(vali),vali,type='b',las=1,pch=20,main=paste('sgRNAs in',targetgene),ylab='Read counts',xlab='Samples',xlim=c(0.7,length(vali)+0.3),ylim = yrange,col=colors[(i %% length(colors))],xaxt='n',log='y')
    axis(1,at=1:length(vali),labels=(collabel),las=2)
    # lines(0:100,rep(1,101),col='black');
  }else{
    lines(1:length(vali),vali,type='b',pch=20,col=colors[(i %% length(colors))])
  }
}




# parameters
# Do not modify the variables beginning with "__"
targetmat=list(c(1.0532402581574285,1.4481339067598797,1.17427937388078,19.82233628286471,15.06216670306589),c(17.905084388676286,6.516602580419459,10.568514364927019,24.069979772050008,15.06216670306589),c(12.638883097889142,5.792535627039519,10.568514364927019,9.911168141432356,3.5440392242507976),c(13.69212335604657,20.997941648018255,9.39423499104624,9.911168141432356,23.036254957630184))
targetgene="METRNL"
collabel=c("Control_1","Control_2","Reduced_2","Reduced_3","StringentGateDecreased")

# set up color using RColorBrewer
#library(RColorBrewer)
#colors <- brewer.pal(length(targetgenelist), "Set1")

colors=c( "#E41A1C", "#377EB8", "#4DAF4A", "#984EA3", "#FF7F00",  "#A65628", "#F781BF",
          "#999999", "#66C2A5", "#FC8D62", "#8DA0CB", "#E78AC3", "#A6D854", "#FFD92F", "#E5C494", "#B3B3B3", 
          "#8DD3C7", "#FFFFB3", "#BEBADA", "#FB8072", "#80B1D3", "#FDB462", "#B3DE69", "#FCCDE5",
          "#D9D9D9", "#BC80BD", "#CCEBC5", "#FFED6F")


## code

targetmatvec=unlist(targetmat)+1
yrange=range(targetmatvec[targetmatvec>0]);
# yrange[1]=1; # set the minimum value to 1
for(i in 1:length(targetmat)){
  vali=targetmat[[i]]+1;
  if(i==1){
    plot(1:length(vali),vali,type='b',las=1,pch=20,main=paste('sgRNAs in',targetgene),ylab='Read counts',xlab='Samples',xlim=c(0.7,length(vali)+0.3),ylim = yrange,col=colors[(i %% length(colors))],xaxt='n',log='y')
    axis(1,at=1:length(vali),labels=(collabel),las=2)
    # lines(0:100,rep(1,101),col='black');
  }else{
    lines(1:length(vali),vali,type='b',pch=20,col=colors[(i %% length(colors))])
  }
}




# parameters
# Do not modify the variables beginning with "__"
targetmat=list(c(27.38424671209314,7.240669533799399,25.83414622537716,42.47643489185295,80.62689235170565),c(10.532402581574285,7.240669533799399,27.00842559925794,1.4158811630617651,40.756451078884176),c(23.171285679463427,22.446075554778137,19.96274935597326,24.069979772050008,7.974088254564295),c(8.425922065259428,8.688803440559278,4.69711749552312,8.49528697837059,8.860098060626994))
targetgene="TRUB2"
collabel=c("Control_1","Control_2","Reduced_2","Reduced_3","StringentGateDecreased")

# set up color using RColorBrewer
#library(RColorBrewer)
#colors <- brewer.pal(length(targetgenelist), "Set1")

colors=c( "#E41A1C", "#377EB8", "#4DAF4A", "#984EA3", "#FF7F00",  "#A65628", "#F781BF",
          "#999999", "#66C2A5", "#FC8D62", "#8DA0CB", "#E78AC3", "#A6D854", "#FFD92F", "#E5C494", "#B3B3B3", 
          "#8DD3C7", "#FFFFB3", "#BEBADA", "#FB8072", "#80B1D3", "#FDB462", "#B3DE69", "#FCCDE5",
          "#D9D9D9", "#BC80BD", "#CCEBC5", "#FFED6F")


## code

targetmatvec=unlist(targetmat)+1
yrange=range(targetmatvec[targetmatvec>0]);
# yrange[1]=1; # set the minimum value to 1
for(i in 1:length(targetmat)){
  vali=targetmat[[i]]+1;
  if(i==1){
    plot(1:length(vali),vali,type='b',las=1,pch=20,main=paste('sgRNAs in',targetgene),ylab='Read counts',xlab='Samples',xlim=c(0.7,length(vali)+0.3),ylim = yrange,col=colors[(i %% length(colors))],xaxt='n',log='y')
    axis(1,at=1:length(vali),labels=(collabel),las=2)
    # lines(0:100,rep(1,101),col='black');
  }else{
    lines(1:length(vali),vali,type='b',pch=20,col=colors[(i %% length(colors))])
  }
}




# parameters
# Do not modify the variables beginning with "__"
targetmat=list(c(14.745363614203999,15.205406020978737,38.75121933806574,24.069979772050008,15.06216670306589),c(11.585642839731713,5.792535627039519,16.43991123433092,21.238217445926477,13.290147090940492),c(11.585642839731713,17.377606881118556,10.568514364927019,29.733504424297067,23.922264763692883),c(5.2662012907871425,10.136937347319158,5.8713968694039,18.406455119802946,15.06216670306589))
targetgene="NDUFB9"
collabel=c("Control_1","Control_2","Reduced_2","Reduced_3","StringentGateDecreased")

# set up color using RColorBrewer
#library(RColorBrewer)
#colors <- brewer.pal(length(targetgenelist), "Set1")

colors=c( "#E41A1C", "#377EB8", "#4DAF4A", "#984EA3", "#FF7F00",  "#A65628", "#F781BF",
          "#999999", "#66C2A5", "#FC8D62", "#8DA0CB", "#E78AC3", "#A6D854", "#FFD92F", "#E5C494", "#B3B3B3", 
          "#8DD3C7", "#FFFFB3", "#BEBADA", "#FB8072", "#80B1D3", "#FDB462", "#B3DE69", "#FCCDE5",
          "#D9D9D9", "#BC80BD", "#CCEBC5", "#FFED6F")


## code

targetmatvec=unlist(targetmat)+1
yrange=range(targetmatvec[targetmatvec>0]);
# yrange[1]=1; # set the minimum value to 1
for(i in 1:length(targetmat)){
  vali=targetmat[[i]]+1;
  if(i==1){
    plot(1:length(vali),vali,type='b',las=1,pch=20,main=paste('sgRNAs in',targetgene),ylab='Read counts',xlab='Samples',xlim=c(0.7,length(vali)+0.3),ylim = yrange,col=colors[(i %% length(colors))],xaxt='n',log='y')
    axis(1,at=1:length(vali),labels=(collabel),las=2)
    # lines(0:100,rep(1,101),col='black');
  }else{
    lines(1:length(vali),vali,type='b',pch=20,col=colors[(i %% length(colors))])
  }
}



dev.off()
Sweave("mageck_translation_reduced_summary.Rnw");
library(tools);

texi2dvi("mageck_translation_reduced_summary.tex",pdf=TRUE);
